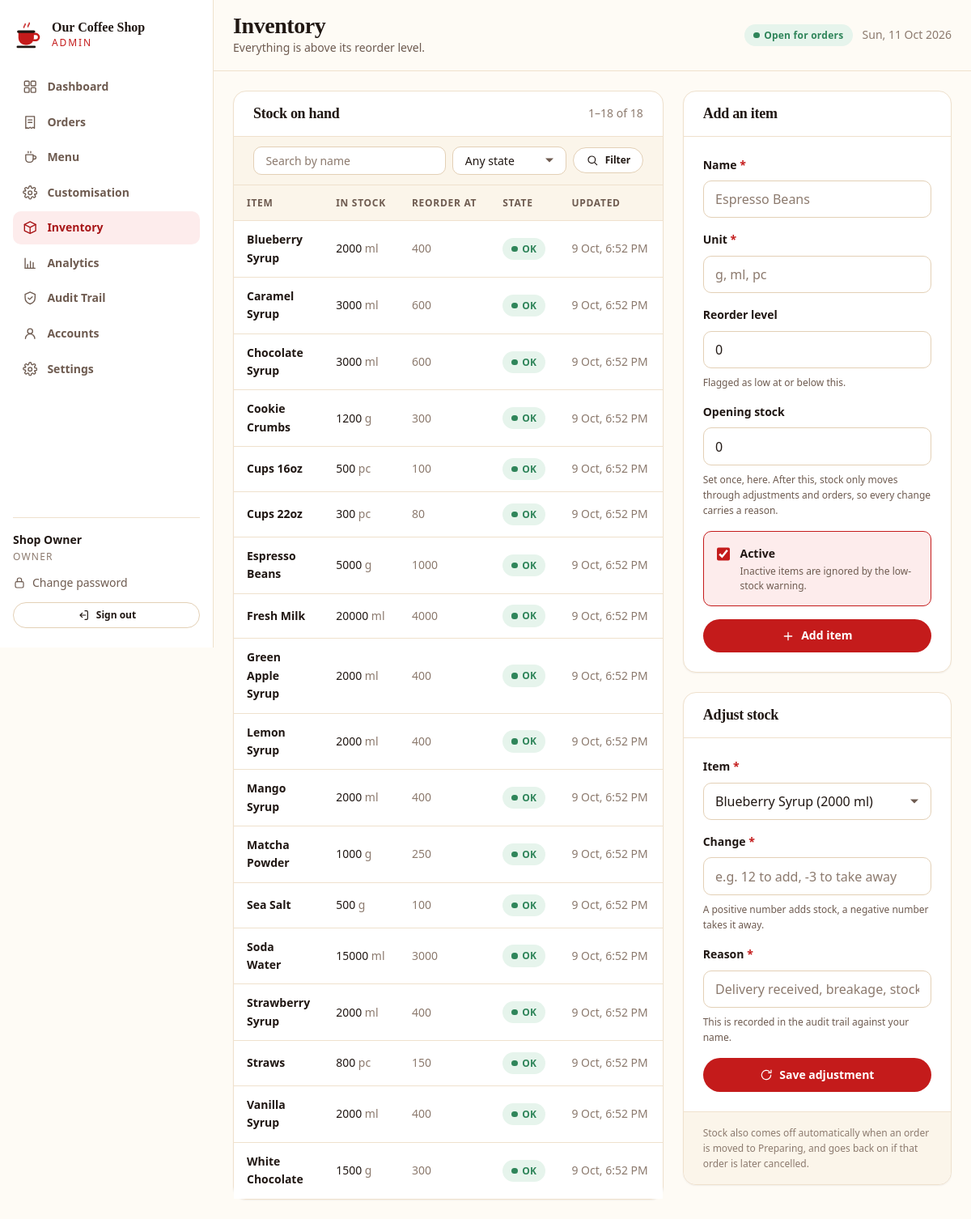
Page /admin-site/inventory.php (signed in) on the committed database.
### tables this page shows
CREATE TABLE `inventory_items` (
  `id`            INT UNSIGNED NOT NULL AUTO_INCREMENT,
  `name`          VARCHAR(120) NOT NULL,
  `unit`          VARCHAR(24)  NOT NULL DEFAULT 'pc',
  `stock_qty`     DECIMAL(12,3) NOT NULL DEFAULT 0,
  `reorder_level` DECIMAL(12,3) NOT NULL DEFAULT 0,
  `is_active`     TINYINT(1)   NOT NULL DEFAULT 1,
  `updated_at`    TIMESTAMP    NOT NULL DEFAULT CURRENT_TIMESTAMP ON UPDATE CURRENT_TIMESTAMP,
  PRIMARY KEY (`id`),
  UNIQUE KEY `uq_inventory_name` (`name`)
);

### shared/db.php (called while the page is built, shortened)
<?php
function db(): PDO
{
    static $pdo = null;
    if ($pdo instanceof PDO) {
        return $pdo;
    }
    $dsn = sprintf(
        'mysql:host=%s;port=%d;dbname=%s;charset=%s',
        DB_HOST,
        DB_PORT,
        DB_NAME,
        DB_CHARSET
    );
    try {
        $pdo = new PDO($dsn, DB_USER, DB_PASS, [
            PDO::ATTR_ERRMODE            => PDO::ERRMODE_EXCEPTION,
            PDO::ATTR_DEFAULT_FETCH_MODE => PDO::FETCH_ASSOC,
            PDO::ATTR_EMULATE_PREPARES   => false,
            PDO::ATTR_STRINGIFY_FETCHES  => false,
        ]);
        $offset = (new DateTime('now', new DateTimeZone(date_default_timezone_get())))->format('P');
        $pdo->exec("SET time_zone = '" . $offset . "'");
    } catch (PDOException $e) {
        error_log('Database connection failed: ' . $e->getMessage());
        if (APP_DEBUG) {
            throw $e;
        }
        http_response_code(503);
        exit('The system is temporarily unavailable. Please try again in a moment.');
    }
    return $pdo;
}
function db_query(string $sql, array $params = []): PDOStatement
{
    $stmt = db()->prepare($sql);
    $stmt->execute($params);
    return $stmt;
}
function db_all(string $sql, array $params = []): array
{
    return db_query($sql, $params)->fetchAll();
}
function db_value(string $sql, array $params = []): mixed
{
    $value = db_query($sql, $params)->fetchColumn();
    return $value === false ? null : $value;
}

### shared/helpers.php (called while the page is built, shortened)
<?php
function e(?string $value): string
{
    return htmlspecialchars($value ?? '', ENT_QUOTES | ENT_SUBSTITUTE, 'UTF-8');
}
function get_int(string $key, int $default = 0): int
{
    $value = filter_input(INPUT_GET, $key, FILTER_VALIDATE_INT);
    return is_int($value) ? $value : $default;
}
function get_string(string $key, string $default = ''): string
{
    $value = $_GET[$key] ?? $default;
    return is_string($value) ? trim($value) : $default;
}

### admin-site/inventory.php (the view, shortened to what this page needs)
<?php
require_once __DIR__ . '/partials/layout.php';
$search      = get_string('q');
$stateFilter = get_string('state');
$conditions = [];
$params     = [];
$where = $conditions === [] ? '' : ' WHERE ' . implode(' AND ', $conditions);
$totalItems = (int) db_value('SELECT COUNT(*) FROM inventory_items' . $where, $params);
$totalPages = max(1, (int) ceil($totalItems / PER_PAGE));
$page       = max(1, min($totalPages, get_int('page', 1)));
$offset     = ($page - 1) * PER_PAGE;
$items = db_all(
    'SELECT * FROM inventory_items' . $where . '
     ORDER BY (stock_qty <= reorder_level) DESC, name ASC
     LIMIT ' . PER_PAGE . ' OFFSET ' . $offset,
    $params
);
$allItems = db_all('SELECT id, name, unit, stock_qty FROM inventory_items ORDER BY name ASC');
$filterQuery = array_filter([
    'q'     => $search !== '' ? $search : null,
    'state' => $stateFilter !== '' ? $stateFilter : null,
]);
$hasFilters = $filterQuery !== [];
$selectedId = get_int('item');
$editId     = get_int('edit');
$editItem   = $editId > 0
    ? db_one('SELECT * FROM inventory_items WHERE id = ? LIMIT 1', [$editId])
    : null;
function qty(float|string $value): string
{
    $text = number_format((float) $value, 3, '.', '');
    return str_contains($text, '.') ? rtrim(rtrim($text, '0'), '.') : $text;
}
?>
<div class="inventory-grid">
  <section class="card">
    <div class="card-header">
      <h2>Stock on hand</h2>
      <span class="small subtle">
        <?php if ($totalItems === 0): ?>
          none
        <?php else: ?>
          <?= $offset + 1 ?>&ndash;<?= min($offset + PER_PAGE, $totalItems) ?> of <?= $totalItems ?>
        <?php endif; ?>
      </span>
    </div>
    <form class="filter-bar" method="get" action="<?= e(admin_url('inventory.php')) ?>" data-no-guard>
      <div class="filter-field filter-grow">
        <input class="input" type="search" id="filter_q" name="q" value="<?= e($search) ?>" autocomplete="off"
               placeholder="Search by name">
      </div>
      <div class="filter-field">
        <select class="select" id="filter_state" name="state">
          <option value="">Any state</option>
        </select>
      </div>
      <button type="submit" class="btn btn-sm btn-secondary">
        <?= admin_icon('icon-search', 'icon-sm') ?> Filter
      </button>
    </form>
    <?php if ($items === []): ?>
      <div class="empty">
        <?= admin_icon('icon-box', 'empty-icon') ?>
        <?php if ($hasFilters): ?>
          <h3>Nothing matches those filters</h3>
          <p class="mb-0">
            <a href="<?= e(admin_url('inventory.php')) ?>">Clear them</a> to see everything.
          </p>
        <?php else: ?>
          <h3>No inventory items</h3>
          <p class="mb-0">Add your first item using the form beside this list.</p>
        <?php endif; ?>
      </div>
    <?php else: ?>
      <div class="table-wrap table-flush">
        <table class="table">
          <thead>
            <tr>
              <th scope="col">Item</th>
              <th scope="col">In stock</th>
              <th scope="col">Reorder at</th>
              <th scope="col">State</th>
              <th scope="col">Updated</th>
            </tr>
          </thead>
          <tbody>
            <?php foreach ($items as $item): ?>
              <?php $isLow = (float) $item['stock_qty'] <= (float) $item['reorder_level']; ?>
              <tr class="<?= $isLow ? 'row-low' : '' ?>">
                <td>
                  <span class="bold"><?= e((string) $item['name']) ?></span>
                </td>
                <td class="tabular nowrap"><?= e(qty($item['stock_qty'])) ?> <span class="subtle small"><?= e((string) $item['unit']) ?></span></td>
                <td class="tabular nowrap subtle"><?= e(qty($item['reorder_level'])) ?></td>
                <td>
                  <span class="badge <?= $isLow ? 'badge-cancelled' : 'badge-ready' ?>">
                    <?= $isLow ? 'Low' : 'OK' ?>
                  </span>
                </td>
                <td class="small subtle nowrap">
                  <?= e(date('j M, g:i A', (int) strtotime((string) $item['updated_at']))) ?>
                </td>
              </tr>
            <?php endforeach; ?>
          </tbody>
        </table>
      </div>
    <?php endif; ?>
  </section>
  <div class="inventory-forms">
  <section class="card" id="item-form">
    <div class="card-header">
      <h2><?= $editItem === null ? 'Add an item' : 'Edit item' ?></h2>
    </div>
    <div class="card-body">
      <form method="post" action="<?= e(admin_url('inventory.php')) ?>">
        <div class="field">
          <label class="label" for="item_name">Name <span class="req">*</span></label>
          <input class="input" type="text" id="item_name" name="name" maxlength="120" required
                 value="<?= e((string) ($editItem['name'] ?? '')) ?>"
                 placeholder="Espresso Beans">
        </div>
        <div class="field-row">
          <div class="field">
            <label class="label" for="item_unit">Unit <span class="req">*</span></label>
            <input class="input" type="text" id="item_unit" name="unit" maxlength="24" required
                   value="<?= e((string) ($editItem['unit'] ?? '')) ?>"
                   placeholder="g, ml, pc">
          </div>
          <div class="field">
            <label class="label" for="item_reorder">Reorder level</label>
            <input class="input tabular" type="number" id="item_reorder" name="reorder_level"
                   step="0.001" min="0"
                   value="<?= e(qty($editItem['reorder_level'] ?? 0)) ?>">
            <p class="hint">Flagged as low at or below this.</p>
          </div>
        </div>
        <?php if ($editItem === null): ?>
          <div class="field">
            <label class="label" for="item_stock">Opening stock</label>
            <input class="input tabular" type="number" id="item_stock" name="stock_qty"
                   step="0.001" min="0" value="0">
            <p class="hint">
              Set once, here. After this, stock only moves through adjustments and orders,
              so every change carries a reason.
            </p>
          </div>
        <?php endif; ?>
        <label class="choice">
          <input type="checkbox" name="is_active" value="1"
                 <?= (int) ($editItem['is_active'] ?? 1) === 1 ? 'checked' : '' ?>>
          <span>
            <span class="choice-title">Active</span>
            <span class="choice-note">Inactive items are ignored by the low-stock warning.</span>
          </span>
        </label>
        <button type="submit" class="btn btn-block mt-4" data-busy-label="Saving">
          <?= admin_icon($editItem === null ? 'icon-plus' : 'icon-check', 'icon-sm') ?>
          <?= $editItem === null ? 'Add item' : 'Save changes' ?>
        </button>
      </form>
    </div>
  </section>
  <section class="card" id="adjust-form">
    <div class="card-header"><h2>Adjust stock</h2></div>
    <div class="card-body">
      <?php if ($allItems === []): ?>
        <p class="small subtle mb-0">There is nothing to adjust yet.</p>
      <?php else: ?>
        <form method="post" action="<?= e(admin_url('inventory.php')) ?>">
          <div class="field">
            <label class="label" for="item_id">Item <span class="req">*</span></label>
            <select class="select" id="item_id" name="item_id" required>
              <?php foreach ($allItems as $item): ?>
                <option value="<?= (int) $item['id'] ?>"<?= $selectedId === (int) $item['id'] ? ' selected' : '' ?>>
                  <?= e((string) $item['name']) ?> (<?= e(qty($item['stock_qty'])) ?> <?= e((string) $item['unit']) ?>)
                </option>
              <?php endforeach; ?>
            </select>
          </div>
          <div class="field">
            <label class="label" for="delta">Change <span class="req">*</span></label>
            <input class="input tabular" type="number" id="delta" name="delta" step="0.001" required
                   placeholder="e.g. 12 to add, -3 to take away">
            <p class="hint">A positive number adds stock, a negative number takes it away.</p>
          </div>
          <div class="field">
            <label class="label" for="reason">Reason <span class="req">*</span></label>
            <input class="input" type="text" id="reason" name="reason" maxlength="255" required
                   placeholder="Delivery received, breakage, stocktake correction">
            <p class="hint">This is recorded in the audit trail against your name.</p>
          </div>
          <button type="submit" class="btn btn-block" data-busy-label="Saving">
            <?= admin_icon('icon-refresh', 'icon-sm') ?> Save adjustment
          </button>
        </form>
      <?php endif; ?>
    </div>
    <div class="card-footer">
      <p class="tiny subtle mb-0">
        Stock also comes off automatically when an order is moved to Preparing,
        and goes back on if that order is later cancelled.
      </p>
    </div>
  </section>
  </div>
</div>

### assets/css/tokens.css (style rules this page uses)
:root { --cream-50: #FEFBF5; --cream-100: #FBF5EA; --cream-200: #F6EDDF; --cream-300: #EFE1CD; --cream-400: #E3D0B6; --red-500: #D42F2F; --red-600: #C41B1B; --red-700: #A81618; --red-800: #8E1416; --red-050: #FDECEC; --ink-900: #201713; --ink-800: #33241D; --ink-700: #4A3529; --ink-500: #6E5B50; --ink-400: #8C7A6E; --ink-300: #B3A396; --status-pending: #B7791F; --status-preparing: #C05621; --status-ready: #2F855A; --status-delivery: #2B6CB0; --status-completed: #4A5568; --status-cancelled: #A02020; --success-bg: #EAF6EF; --success-fg: #216B45; --warning-bg: #FDF3E2; --warning-fg: #8A5A12; --danger-bg: #FDECEC; --danger-fg: #9B1C1C; --info-bg: #EAF1FA; --info-fg: #1F4E85; --bg-page: var(--cream-50); --bg-surface: #FFFFFF; --bg-sunken: var(--cream-100); --bg-accent: var(--cream-200); --border: var(--cream-300); --border-strong:var(--cream-400); --text-primary: var(--ink-900); --text-secondary: var(--ink-500); --text-muted: var(--ink-400); --text-on-accent: #FFFFFF; --accent: var(--red-600); --accent-hover: var(--red-700); --accent-soft: var(--red-050); --font-display: Georgia, 'Iowan Old Style', 'Palatino Linotype', 'Times New Roman', serif; --font-body: system-ui, -apple-system, 'Segoe UI', Roboto, 'Helvetica Neue', Arial, sans-serif; --font-mono: ui-monospace, 'Cascadia Mono', Consolas, 'Courier New', monospace; --text-xs: 0.75rem; --text-sm: 0.875rem; --text-base: 1rem; --text-lg: 1.125rem; --text-xl: 1.375rem; --text-2xl: 1.75rem; --text-3xl: 2.25rem; --text-4xl: 3rem; --text-5xl: 3.75rem; --leading-tight: 1.15; --leading-snug: 1.35; --leading-normal:1.6; --space-1: 0.25rem; --space-2: 0.5rem; --space-3: 0.75rem; --space-4: 1rem; --space-5: 1.5rem; --space-6: 2rem; --space-7: 2.5rem; --space-8: 3rem; --space-10: 4rem; --space-12: 6rem; --radius-sm: 6px; --radius: 10px; --radius-lg: 16px; --radius-xl: 24px; --radius-pill: 999px; --shadow-sm: 0 1px 2px rgba(32, 23, 19, 0.06); --shadow: 0 2px 8px rgba(32, 23, 19, 0.07); --shadow-md: 0 6px 20px rgba(32, 23, 19, 0.09); --shadow-lg: 0 16px 40px rgba(32, 23, 19, 0.13); --ring: 0 0 0 3px rgba(196, 27, 27, 0.28); --container: 1180px; --container-narrow: 760px; --header-height: 76px; --transition: 160ms ease; }

### assets/css/base.css (style rules this page uses)
*, *::before, *::after { box-sizing: border-box; }
html { -webkit-text-size-adjust: 100%; scroll-behavior: smooth; }
body { margin: 0; background: var(--bg-page); color: var(--text-primary); font-family: var(--font-body); font-size: var(--text-base); line-height: var(--leading-normal); -webkit-font-smoothing: antialiased; text-rendering: optimizeLegibility; }
h1, h2, h3, h4, h5, h6 { margin: 0 0 var(--space-3); font-family: var(--font-display); font-weight: 700; line-height: var(--leading-tight); letter-spacing: -0.015em; color: var(--text-primary); }
h2 { font-size: var(--text-3xl); }
p { margin: 0 0 var(--space-4); }
.subtle { color: var(--text-muted); }
.small { font-size: var(--text-sm); }
.tiny { font-size: var(--text-xs); }
.bold { font-weight: 700; }
.nowrap { white-space: nowrap; }
.tabular { font-variant-numeric: tabular-nums; }
.mb-0 { margin-bottom: 0; }
.mt-4 { margin-top: var(--space-4); }

### assets/css/admin.css (style rules this page uses)
.filter-bar { padding: var(--space-4) var(--space-5); }
.table-flush { border: 0; border-radius: 0; }
.menu-grid, .inventory-grid { display: grid; grid-template-columns: minmax(0, 1fr); gap: var(--space-5); align-items: start; }
@media (min-width: 1080px) { .inventory-grid { grid-template-columns: minmax(0, 1.6fr) minmax(0, 1fr); } }
.inventory-forms { display: flex; flex-direction: column; gap: var(--space-5); min-width: 0; }
.filter-bar { display: flex; align-items: center; gap: var(--space-2); flex-wrap: wrap; padding: var(--space-3) var(--space-5); background: var(--bg-sunken); border-bottom: 1px solid var(--border); }
.filter-field { flex: 0 1 auto; min-width: 0; }
.filter-grow { flex: 1 1 12rem; }
.filter-bar .input, .filter-bar .select { padding-block: 0.45rem; font-size: var(--text-sm); }

### rows in the picture
inventory_items: name "Blueberry Syrup", stock_qty "2000", unit "ml", reorder_level "400", shows "OK", updated_at "9 Oct, 6:52 PM"
inventory_items: name "Caramel Syrup", stock_qty "3000", unit "ml", reorder_level "600", shows "OK", updated_at "9 Oct, 6:52 PM"
inventory_items: name "Chocolate Syrup", stock_qty "3000", unit "ml", reorder_level "600", shows "OK", updated_at "9 Oct, 6:52 PM"
inventory_items: name "Cookie Crumbs", stock_qty "1200", unit "g", reorder_level "300", shows "OK", updated_at "9 Oct, 6:52 PM"
inventory_items: name "Cups 16oz", stock_qty "500", unit "pc", reorder_level "100", shows "OK", updated_at "9 Oct, 6:52 PM"
inventory_items: name "Cups 22oz", stock_qty "300", unit "pc", reorder_level "80", shows "OK", updated_at "9 Oct, 6:52 PM"
inventory_items: name "Espresso Beans", stock_qty "5000", unit "g", reorder_level "1000", shows "OK", updated_at "9 Oct, 6:52 PM"
inventory_items: name "Fresh Milk", stock_qty "20000", unit "ml", reorder_level "4000", shows "OK", updated_at "9 Oct, 6:52 PM"
inventory_items: name "Green Apple Syrup", stock_qty "2000", unit "ml", reorder_level "400", shows "OK", updated_at "9 Oct, 6:52 PM"
inventory_items: name "Lemon Syrup", stock_qty "2000", unit "ml", reorder_level "400", shows "OK", updated_at "9 Oct, 6:52 PM"
inventory_items: name "Mango Syrup", stock_qty "2000", unit "ml", reorder_level "400", shows "OK", updated_at "9 Oct, 6:52 PM"
inventory_items: name "Matcha Powder", stock_qty "1000", unit "g", reorder_level "250", shows "OK", updated_at "9 Oct, 6:52 PM"
inventory_items: name "Sea Salt", stock_qty "500", unit "g", reorder_level "100", shows "OK", updated_at "9 Oct, 6:52 PM"
inventory_items: name "Soda Water", stock_qty "15000", unit "ml", reorder_level "3000", shows "OK", updated_at "9 Oct, 6:52 PM"
inventory_items: name "Strawberry Syrup", stock_qty "2000", unit "ml", reorder_level "400", shows "OK", updated_at "9 Oct, 6:52 PM"
inventory_items: name "Straws", stock_qty "800", unit "pc", reorder_level "150", shows "OK", updated_at "9 Oct, 6:52 PM"
inventory_items: name "Vanilla Syrup", stock_qty "2000", unit "ml", reorder_level "400", shows "OK", updated_at "9 Oct, 6:52 PM"
inventory_items: name "White Chocolate", stock_qty "1500", unit "g", reorder_level "300", shows "OK", updated_at "9 Oct, 6:52 PM"

### other values in the picture
setting('shop_name', APP_NAME) "Our Coffee Shop"
$item['label'] "Dashboard"
$item['label'] "Orders"
$item['label'] "Menu"
$item['label'] "Customisation"
$item['label'] "Inventory"
$item['label'] "Analytics"
$item['label'] "Audit Trail"
$item['label'] "Accounts"
$item['label'] "Settings"
$name "Shop Owner"
$heading "Inventory"
$subtitle "Everything is above its reorder level."
$offset + 1 "1"
min($offset + PER_PAGE, $totalItems) "18"
